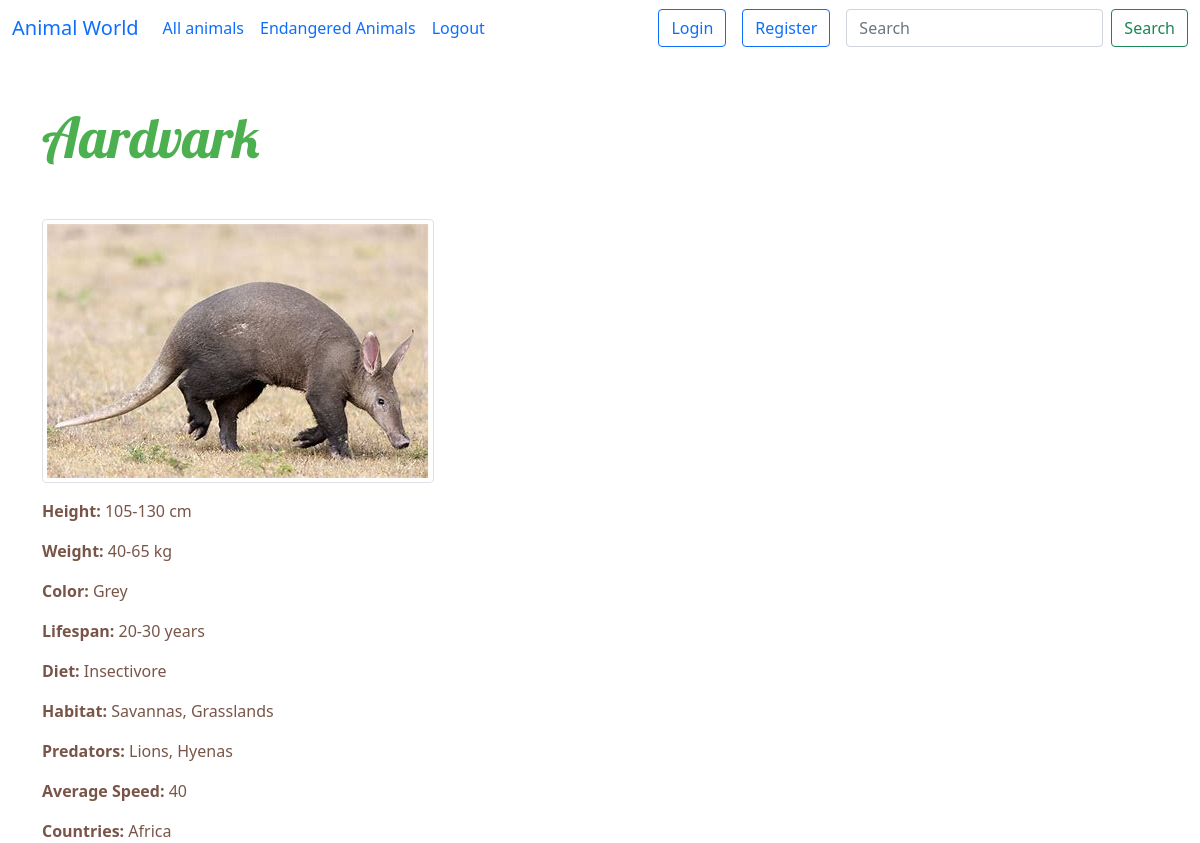
Screenshot of /detail.php?id=2 with the database file from the repository.
### tables this page shows
CREATE TABLE `animal_dataset` (
  `id` int(11) NOT NULL AUTO_INCREMENT,
  `animal_name` varchar(26) DEFAULT NULL,
  `height` varchar(14) DEFAULT NULL,
  `weight` varchar(14) DEFAULT NULL,
  `color` varchar(23) DEFAULT NULL,
  `lifespan` varchar(16) DEFAULT NULL,
  `diet` varchar(22) DEFAULT NULL,
  `habitat` varchar(27) DEFAULT NULL,
  `predators` varchar(28) DEFAULT NULL,
  `avg_speed` varchar(20) DEFAULT NULL,
  `countries` varchar(37) DEFAULT NULL,
  `image_path` varchar(255) DEFAULT NULL,
  PRIMARY KEY (`id`)
);

### detail.php (the view, shortened to what this page needs)
<?php
include('reusable/conn.php');
$id = $_GET['id'];
$query = "SELECT * FROM animal_dataset WHERE `id` = '$id' ";
$animal = mysqli_query($connect, $query);
$result = $animal -> fetch_assoc();
?>
<!DOCTYPE html>
<html lang="en">
<head>
    <link href="css/style.css" rel="stylesheet">
    <link href="https://cdn.jsdelivr.net/npm/bootstrap@5.0.2/dist/css/bootstrap.min.css" rel="stylesheet">
</head>
<body>
   <?php  include('reusable/nav.php'); ?>
    <div class="container-fluid">
        <div class="container">
            <div class="row">
                <div class="col">
            <h3 class="display-4 mt-5 mb-5 "><?php echo $result['animal_name']?></h3>
            </div>
            </div>
        </div>
        <div class="container">
            <div class="row">
                <div class="col-md-8">
                <img src="<?php echo $result['image_path']; ?>" alt="<?php echo $result['animal_name']; ?>" class="img-thumbnail mb-3" style="max-width: 500px;">
                <p class="card-text"><b>Height: </b><?php echo $result['height'] ?> cm</p>
                <p class="card-text"><b>Weight: </b><?php echo $result['weight'] ?> kg</p>
                <p class="card-text"><b>Color: </b><?php echo $result['color'] ?></p>
                <p class="card-text"><b>Lifespan: </b><?php echo $result['lifespan'] ?> years</p>
                <p class="card-text"><b>Diet: </b><?php echo $result['diet'] ?></p>
                <p class="card-text"><b>Habitat: </b><?php echo $result['habitat'] ?></p>
                <p class="card-text"><b>Predators: </b><?php echo $result['predators'] ?></p>
                <p class="card-text"><b>Average Speed: </b><?php echo $result['avg_speed'] ?></p>
                <p class="card-text"><b>Countries: </b><?php echo $result['countries'] ?></p>
                </div>
            </div>
        </div>
    </div>
</body>
</html>

### css/style.css (style rules this page uses)
body { background-color: #f2f2f2; font-family: 'Roboto', sans-serif; }
h3.display-4 { font-family: 'Lobster', cursive; color: #4CAF50; }
.card-text { color: #795548; }

### rows the page displays
animal_dataset: animal_name "Aardvark", image_path+animal_name (picture), height "105-130", weight "40-65", color "Grey", lifespan "20-30", diet "Insectivore", habitat "Savannas, Grasslands", predators "Lions, Hyenas", avg_speed "40", countries "Africa"
